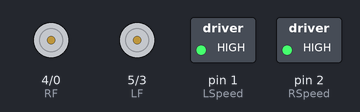
Bench run of a sketch on a simulated Arduino Uno, built with avr-gcc and run on an emulated ATmega328P. On the bench: motor-driver pin pairs drawn as motors (green arrow = first pin HIGH = forward, orange = second pin HIGH = backward, longer = more drive), switched loads named in the sketch (green lamp = pin HIGH).

Above: at 1.5 s.
At 3.2 s:
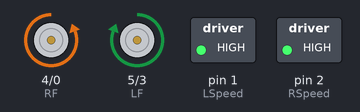
At 4.7 s:
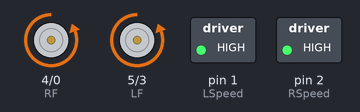
At 18.7 s:
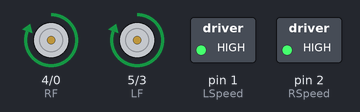
Timing chart, 0 to 19.5 s (numbered marks = the images above):
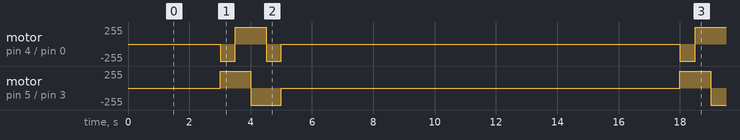

The sketch:

MotorizedCar.ino
```cpp
int RSpeed = 2;
int RB = 0;
int RF = 4;
int LF = 5;
int LB = 3;
int LSpeed = 1;

void setup() {
  pinMode(LB, OUTPUT);
  pinMode(LF, OUTPUT);
  pinMode(RF, OUTPUT);
  pinMode(RB, OUTPUT);
  pinMode(LSpeed, OUTPUT);
  pinMode(RSpeed, OUTPUT);
  digitalWrite(LB, LOW);
  digitalWrite(LF, LOW);
  digitalWrite(RF, LOW);
  digitalWrite(RB, LOW);
  analogWrite(LSpeed, 1000);
  analogWrite(RSpeed, 1000);
  }

void loop() {
  delay(3000);
  turnRight(0.5);
  forward(0.5);
  turnLeft(0.5);
  backwards(0.5);
  delay(10000);
}

void turnRight(float seconds){
  digitalWrite(RB, 1);
  digitalWrite(RF, 0);
  digitalWrite(LB, 0);
  digitalWrite(LF, 1);
  delay(seconds*1000);
  digitalWrite(RB, 0);
  digitalWrite(RF, 0);
  digitalWrite(LB, 0);
  digitalWrite(LF, 0);
}

void turnLeft(float seconds){
  digitalWrite(RB, 0);
  digitalWrite(RF, 1);
  digitalWrite(LB, 1);
  digitalWrite(LF, 0);
  delay(seconds*1000);
  digitalWrite(RB, 0);
  digitalWrite(RF, 0);
  digitalWrite(LB, 0);
  digitalWrite(LF, 0);
}

void forward(float seconds){
  digitalWrite(RB, 0);
  digitalWrite(RF, 1);
  digitalWrite(LB, 0);
  digitalWrite(LF, 1);
  delay(seconds*1000);
  digitalWrite(RB, 0);
  digitalWrite(RF, 0);
  digitalWrite(LB, 0);
  digitalWrite(LF, 0);
}


void backwards(float seconds){
  digitalWrite(RB, 1);
  digitalWrite(RF, 0);
  digitalWrite(LB, 1);
  digitalWrite(LF, 0);
  delay(seconds*1000);
  digitalWrite(RB, 0);
  digitalWrite(RF, 0);
  digitalWrite(LB, 0);
  digitalWrite(LF, 0);
}
```

Measured:
- by itself, motor on pin 5 (LF) / pin 3 (LB): repeats every 15.0 s: backward 255/255 1.0 s, stopped 13.0 s, forward 255/255 1.0 s
- by itself, motor on pin 4 (RF) / pin 0 (RB): repeats every 15.0 s: forward 255/255 1.0 s, backward 255/255 0.50 s, stopped 13.0 s, backward 255/255 0.50 s
